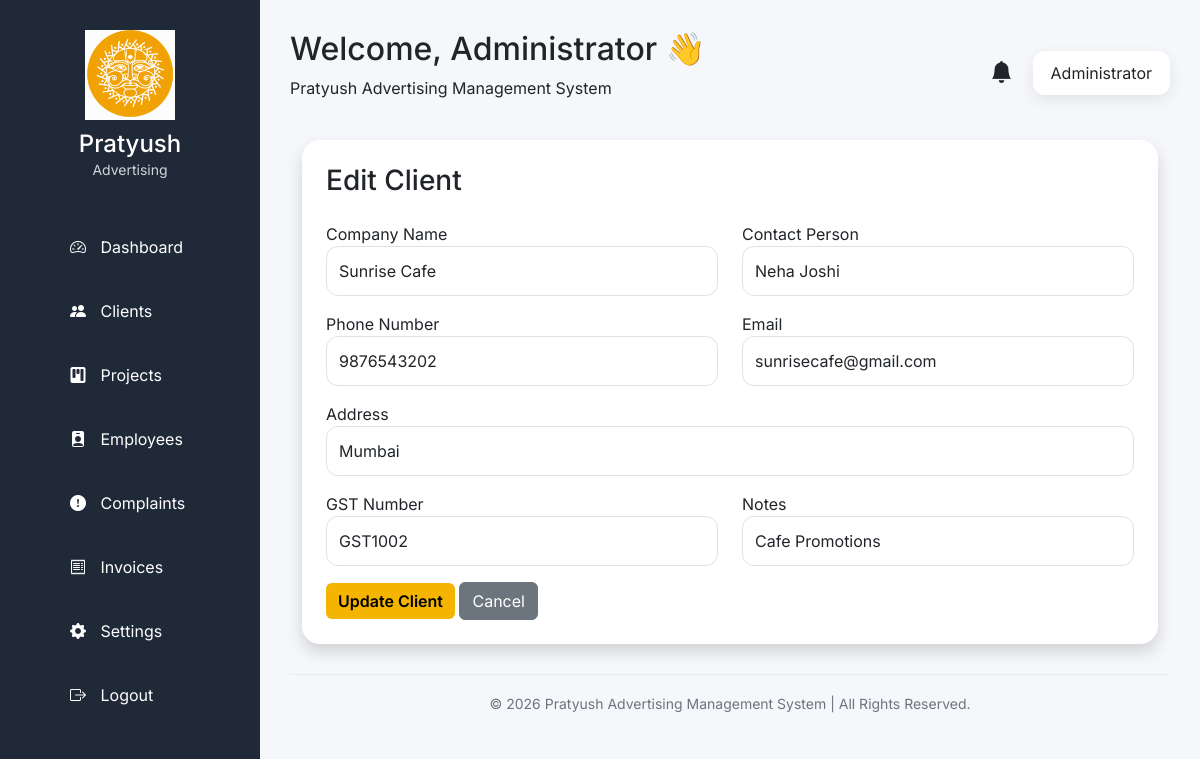
Screenshot of /clients/edit/2 (signed in) with the database file from the repository.
### models/client.py (models this page shows)
class Client(db.Model):
    __tablename__ = "clients"
    id = db.Column(db.Integer, primary_key=True)
    company_name = db.Column(db.String(150), nullable=False)
    contact_person = db.Column(db.String(100), nullable=False)
    phone = db.Column(db.String(15), nullable=False)
    email = db.Column(db.String(120), unique=True)
    address = db.Column(db.Text)
    gst_number = db.Column(db.String(50))
    notes = db.Column(db.Text)
    created_at = db.Column(db.DateTime, server_default=db.func.now())
    projects = db.relationship(
    "Project",
    backref="client",
    lazy=True,
    cascade="all, delete"
)

### app.py (the view, shortened to what this page needs)
@app.route("/clients/edit/<int:id>", methods=["GET", "POST"])
def edit_client(id):
    if "user" not in session:
        return redirect(url_for("login"))
    client = Client.query.get_or_404(id)
    return render_template(
        "edit_client.html",
        client=client,
        username=session["user"]
    )

### templates/edit_client.html (shortened to what this page needs)
{% extends "dashboard_base.html" %}
{% block css %}
{{ super() }}
<link rel="stylesheet" href="{{ url_for('static', filename='css/clients.css') }}">
{% endblock %}
{% block dashboard_content %}
<div class="container mt-4">
    <div class="card shadow p-4">
        <h3 class="mb-4">Edit Client</h3>
        <form method="POST">
            <div class="row">
                <div class="col-md-6 mb-3">
                    <label>Company Name</label>
                    <input type="text" class="form-control" name="company_name"
                           value="{{ client.company_name }}" required>
                </div>
                <div class="col-md-6 mb-3">
                    <label>Contact Person</label>
                    <input type="text" class="form-control" name="contact_person"
                           value="{{ client.contact_person }}" required>
                </div>
                <div class="col-md-6 mb-3">
                    <label>Phone Number</label>
                    <input type="text" class="form-control" name="phone"
                           value="{{ client.phone }}" required>
                </div>
                <div class="col-md-6 mb-3">
                    <label>Email</label>
                    <input type="email" class="form-control" name="email"
                           value="{{ client.email }}">
                </div>
                <div class="col-md-12 mb-3">
                    <label>Address</label>
                    <input type="text" class="form-control" name="address"
                           value="{{ client.address }}">
                </div>
                <div class="col-md-6 mb-3">
                    <label>GST Number</label>
                    <input type="text" class="form-control" name="gst_number"
                           value="{{ client.gst_number }}">
                </div>
                <div class="col-md-6 mb-3">
                    <label>Notes</label>
                    <input type="text" class="form-control" name="notes"
                           value="{{ client.notes }}">
                </div>
            </div>
            <button type="submit" class="btn btn-warning">
                Update Client
            </button>
            <a href="/clients" class="btn btn-secondary">
                Cancel
            </a>
        </form>
    </div>
</div>
{% endblock %}

### static/css/style.css (style rules this page uses)
* { margin:0; padding:0; box-sizing:border-box; }
body { font-family:'Inter',sans-serif; background:#FFFDF8; }
.form-control { height:50px; border-radius:12px; }

### static/css/dashboard.css (style rules this page uses)
* { margin:0; padding:0; box-sizing:border-box; font-family:'Inter',sans-serif; }
body { background:#F8F9FC; overflow-x:hidden; }

### static/css/clients.css (style rules this page uses)
body { background:#F5F7FA; }
.card { border:none; border-radius:18px; }
.btn-warning { background:#F4B400; border:none; font-weight:600; }

### rows the page displays
Client: company_name "Sunrise Cafe", contact_person "Neha Joshi", phone "9876543202", email "sunrisecafe@gmail.com", address "Mumbai", gst_number "GST1002", notes "Cafe Promotions"

### other values shown
{{ username }} "Administrator"
